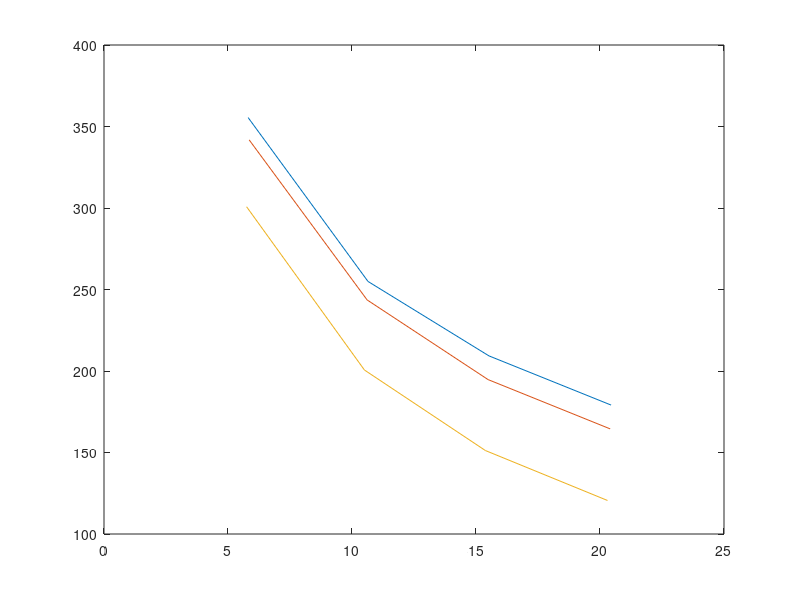

The MATLAB source for this figure:
a =[ 355.505 5.81
    254.947 10.6449
    209.274 15.523
    179.099 20.447];
b=[341.804 5.853
    243.610 10.609
    194.735 15.486
    164.486 20.4112];
c=[300.758 5.750
    200.613 10.501
    151.213 15.378
    120.575 20.301];
plot(a(:,2),a(:,1))
hold on
plot(b(:,2),b(:,1))
hold on
plot(c(:,2),c(:,1))